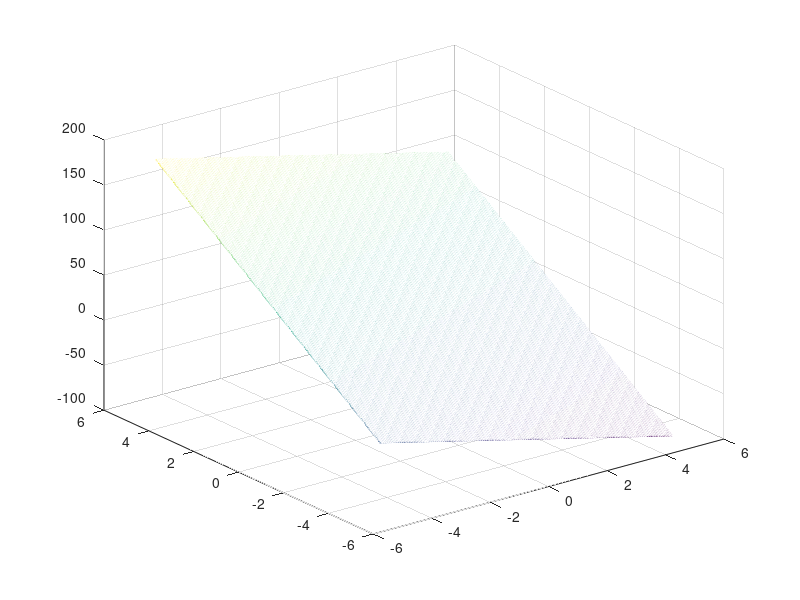

The MATLAB script that drew this image:


a=[-5,5];
b=[-5,5];
[u,v]=meshgrid(-5:0.01:5);
for i=1:length(a)
 for j=1:length(b)
  w=u^4-4*u*u*v-9*u*u+4*v*v-8*u+20*v+41;
  mesh(u,v,w); 
  hold on;
 end
end